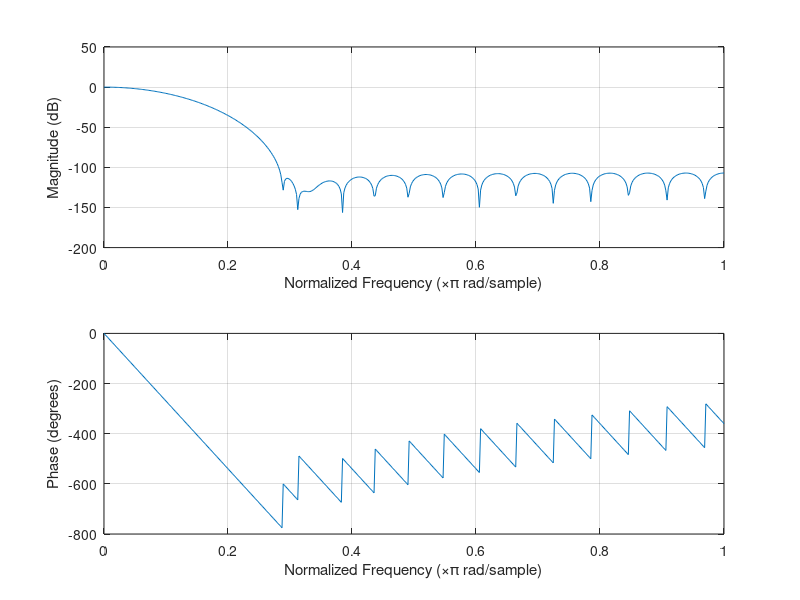
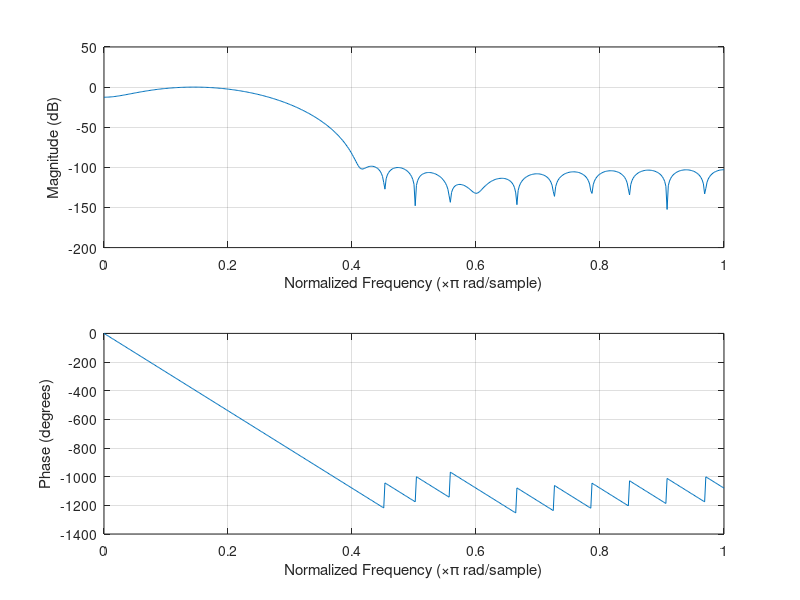
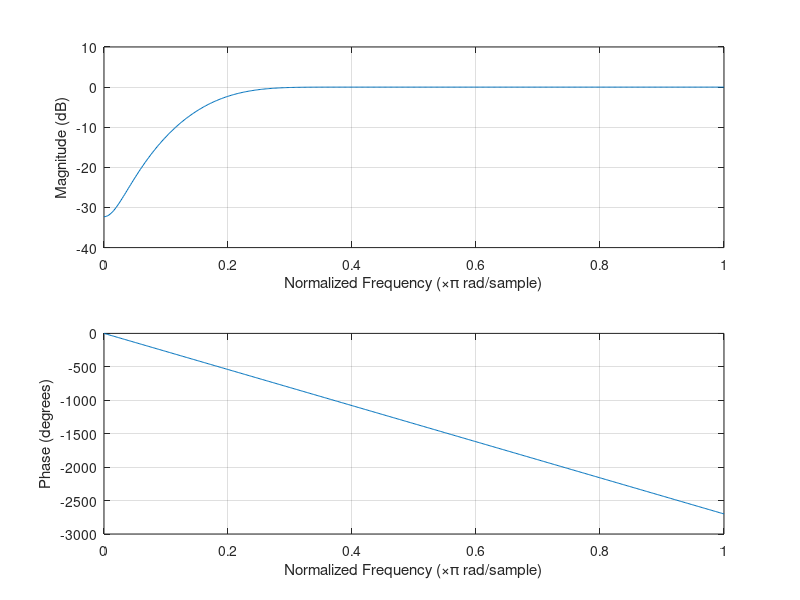

Reproduce these figures in MATLAB, in order. (Note: this script raises an error after producing the figures.)
%% Design FIR filters
n_taps = 30;
fs = 48000;

fc_lpf = 1000;
wc_lpf = 2 * fc_lpf / fs;
lpf = fir1(n_taps, wc_lpf, chebwin(n_taps+1));

fc_bpf = [3000, 4000];
wc_bpf = 2 .* fc_bpf ./ fs;
bpf = fir1(n_taps, wc_bpf, chebwin(n_taps+1));

fc_hpf = 1400;
wc_hpf = 2 * fc_hpf / fs;
hpf = fir1(n_taps, 0.15, 'high', chebwin(n_taps+1));

%% Write to file
fileID = fopen('lpf.txt','w');
for i = 0:n_taps
    val = round(lpf(i+1)*1024);
    if (val >= 0); sign = ""; else; sign = "-"; end
    output = fprintf(fileID, "5'd%d:\tcoeff = %s11'sd%d;\n", i, sign, abs(val));
end
fclose(fileID);
    
fileID = fopen('bpf.txt','w');
for i = 0:n_taps
    val = round(bpf(i+1)*1024);
    if (val >= 0); sign = ""; else; sign = "-"; end
    output = fprintf(fileID, "5'd%d:\tcoeff = %s11'sd%d;\n", i, sign, abs(val));
end
fclose(fileID);
    
fileID = fopen('hpf.txt','w');
for i = 0:n_taps
    val = round(hpf(i+1)*1024);
    if (val >= 0); sign = ""; else; sign = "-"; end
    output = fprintf(fileID, "5'd%d:\tcoeff = %s11'sd%d;\n", i, sign, abs(val));
end
fclose(fileID);
    

%% Plot frequency response
figure;
freqz(lpf, 1)

figure;
freqz(bpf, 1)

figure;
freqz(hpf, 1)

%% Design shelving filters
gain = 5; % gain in dB for shelves
slope = 0.5;
fc_low = 600;
wc_low = 2 * fc_low / fs;
[B1, A1] = designShelvingEQ(gain, slope, wc_low, "Orientation", "row");

fvtool( ...
    dsp.BiquadFilter([B1,A1]), ...
    "Fs", fs, ...
    "FrequencyScale", "Log");


